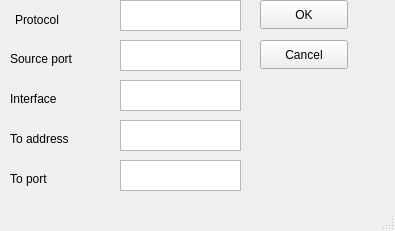
<?xml version="1.0" encoding="UTF-8"?>
<ui version="4.0">
 <class>MainWindow</class>
 <widget class="QMainWindow" name="MainWindow">
  <property name="geometry">
   <rect>
    <x>0</x>
    <y>0</y>
    <width>395</width>
    <height>231</height>
   </rect>
  </property>
  <property name="windowTitle">
   <string>Add Source NAT</string>
  </property>
  <widget class="QWidget" name="centralwidget">
   <widget class="QTextEdit" name="protField">
    <property name="geometry">
     <rect>
      <x>120</x>
      <y>0</y>
      <width>121</width>
      <height>31</height>
     </rect>
    </property>
   </widget>
   <widget class="QTextEdit" name="toaddressField">
    <property name="geometry">
     <rect>
      <x>120</x>
      <y>120</y>
      <width>121</width>
      <height>31</height>
     </rect>
    </property>
   </widget>
   <widget class="QLabel" name="label_5">
    <property name="geometry">
     <rect>
      <x>10</x>
      <y>130</y>
      <width>91</width>
      <height>17</height>
     </rect>
    </property>
    <property name="text">
     <string>To address</string>
    </property>
   </widget>
   <widget class="QLabel" name="label_4">
    <property name="geometry">
     <rect>
      <x>10</x>
      <y>90</y>
      <width>91</width>
      <height>17</height>
     </rect>
    </property>
    <property name="text">
     <string>Interface</string>
    </property>
   </widget>
   <widget class="QPushButton" name="cancelButton">
    <property name="geometry">
     <rect>
      <x>260</x>
      <y>40</y>
      <width>88</width>
      <height>29</height>
     </rect>
    </property>
    <property name="text">
     <string>Cancel</string>
    </property>
   </widget>
   <widget class="QPushButton" name="okButton">
    <property name="geometry">
     <rect>
      <x>260</x>
      <y>0</y>
      <width>88</width>
      <height>29</height>
     </rect>
    </property>
    <property name="text">
     <string>OK</string>
    </property>
   </widget>
   <widget class="QLabel" name="label_2">
    <property name="geometry">
     <rect>
      <x>10</x>
      <y>50</y>
      <width>101</width>
      <height>17</height>
     </rect>
    </property>
    <property name="text">
     <string>Source port</string>
    </property>
   </widget>
   <widget class="QTextEdit" name="interfaceField">
    <property name="geometry">
     <rect>
      <x>120</x>
      <y>80</y>
      <width>121</width>
      <height>31</height>
     </rect>
    </property>
   </widget>
   <widget class="QLabel" name="label">
    <property name="geometry">
     <rect>
      <x>15</x>
      <y>10</y>
      <width>61</width>
      <height>20</height>
     </rect>
    </property>
    <property name="text">
     <string>Protocol</string>
    </property>
   </widget>
   <widget class="QTextEdit" name="srcportField">
    <property name="geometry">
     <rect>
      <x>120</x>
      <y>40</y>
      <width>121</width>
      <height>31</height>
     </rect>
    </property>
   </widget>
   <widget class="QTextEdit" name="toportField">
    <property name="geometry">
     <rect>
      <x>120</x>
      <y>160</y>
      <width>121</width>
      <height>31</height>
     </rect>
    </property>
   </widget>
   <widget class="QLabel" name="label_6">
    <property name="geometry">
     <rect>
      <x>10</x>
      <y>170</y>
      <width>91</width>
      <height>17</height>
     </rect>
    </property>
    <property name="text">
     <string>To port</string>
    </property>
   </widget>
  </widget>
  <widget class="QStatusBar" name="statusbar"/>
 </widget>
 <resources/>
 <connections/>
</ui>
